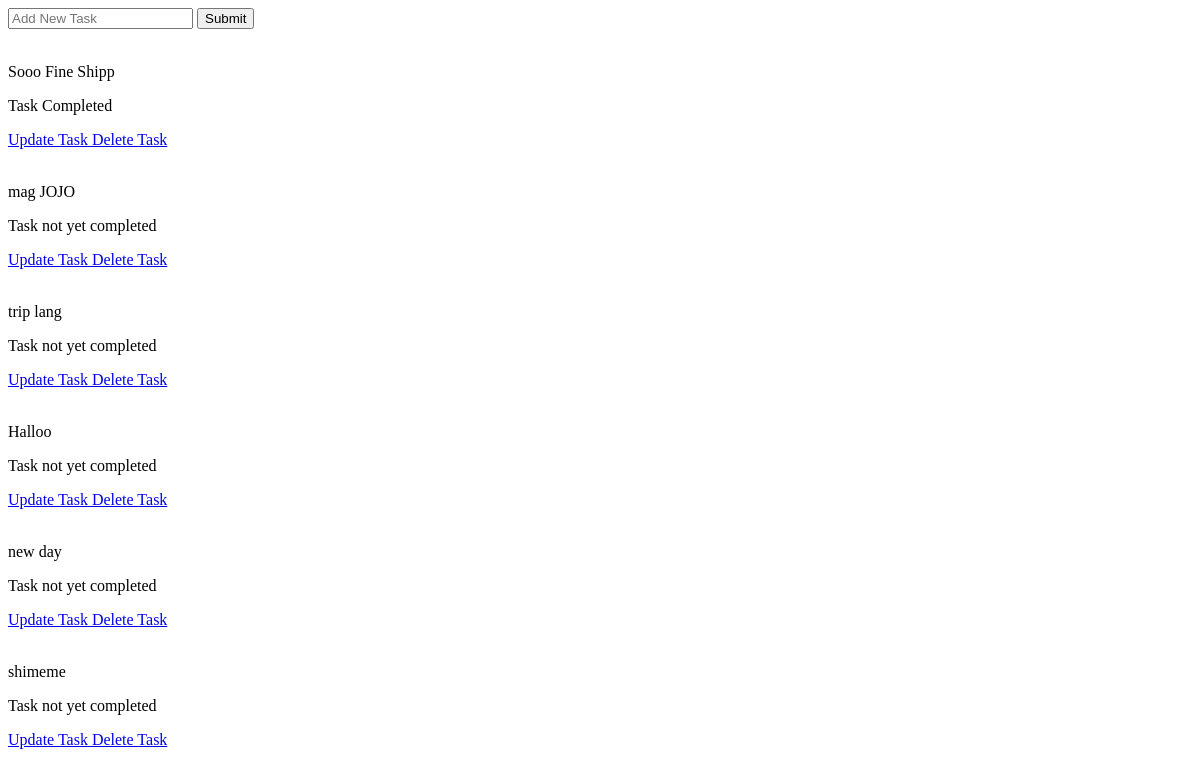
Before: / with the older database file.
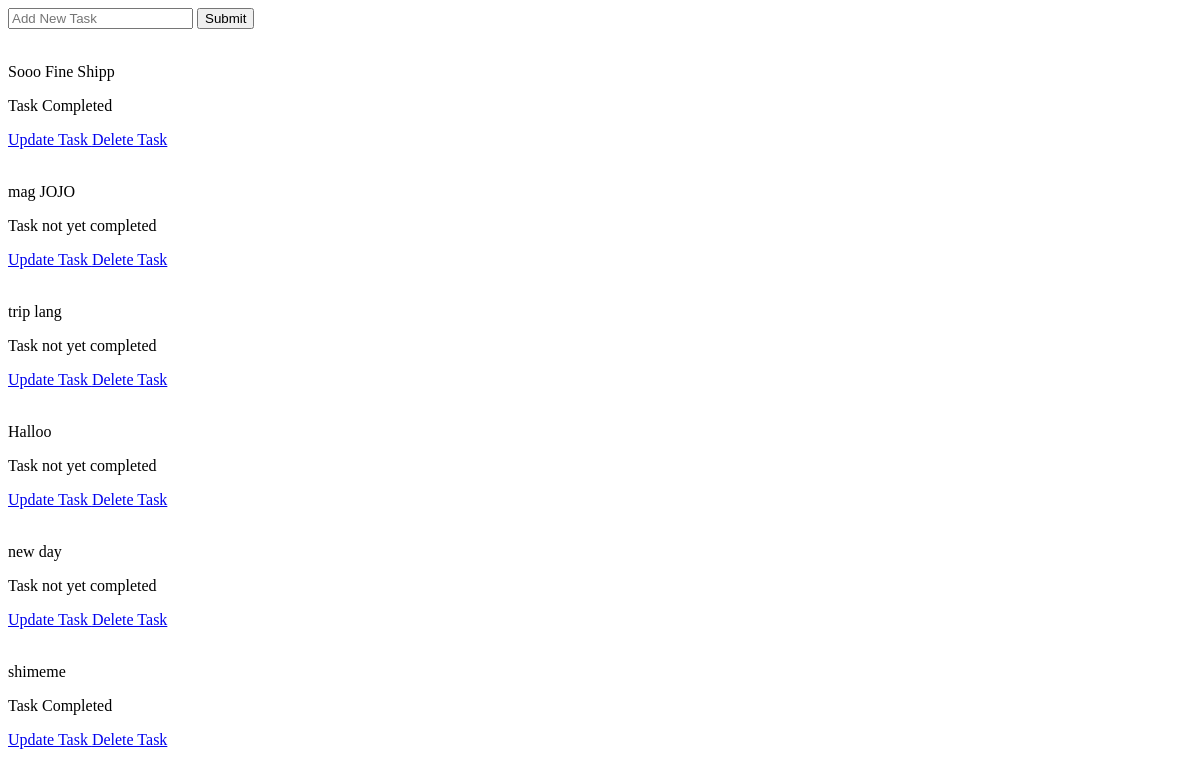
After: the same page with the newer database file.
### tasks/models.py (models this page shows)
class Task(models.Model):
    title = models.CharField(max_length=200)
    completed = models.BooleanField(default=False)
    created_at = models.DateTimeField(auto_now_add=True)
    def __str__(self):
        return self.title

### tasks/views.py (the view)
# urls.py: path('',views.index, name=""),
def index(request):
    form = TaskForm()
    tasks = Task.objects.all()
    if request.method == "POST":
        form = TaskForm(request.POST)
        if form.is_valid():
            form.save()
        return redirect('/')
    context = {'tasks': tasks,
               'TaskForm': form}
    return render(request, 'tasks/tasks.html', context=context)

### tasks/forms.py
class TaskForm(forms.ModelForm):
    title = forms.CharField(widget=forms.TextInput(attrs={'placeholder':'Add New Task'}))
    class Meta:
        model = Task
        fields = "__all__"

### tasks/templates/tasks/tasks.html (shortened to what this page needs)
<!DOCTYPE html>
<html lang="en">
<head>
</head>
<body>
    <div>
        <form action="/" method="POST">
            {{ TaskForm.title }}
            <input class="btn" type="submit" name="Create Task">
        </form>
        <br>
    </div>
    <div>
        {% for task in tasks %}
        <p>{{ task }}</p>
        {% if task.completed == True %}
            <p>Task Completed</p>
        {% else %}
            <p>Task not yet completed</p>
        {% endif %}
        <a href="{% url 'update-task' task.id %}">
            Update Task
        </a>
        <a href="{% url 'delete-task' task.id %}">
            Delete Task
        </a>
        <br>
        <br>
        {% endfor %}
    </div>
</body>
</html>

Changed rows visible on the page:
changed Task "shimeme": completed "Task not yet completed" → "Task Completed"
